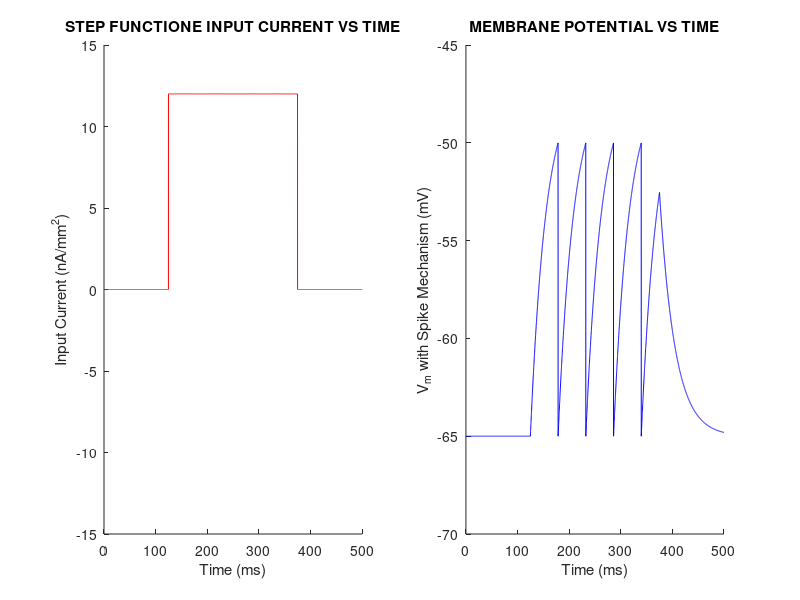

Reproduce this figure in MATLAB.
% THEORETICAL NEUROSCIENCE - EXERCISE 3 %
% SCHEYMA BAYRAK %

% LEAKY INTEGRATE & FIRE NEURON %

clear all;
T=500;                  % total time (ms)                 
dt=0.1;                 % time increment (ms)
i0=12;                  % amplitude of input currents (nA/mm^2)

t=0:dt:T;               % creating a time vector

a=length(t);            % input vector and time vectors having same length
b=(round(a/4));
ie=zeros(1,a);          % an imaginargy empty input current vector
ie(b:(3*b))=i0;         % modelling input current


subplot(1,2,1)
hold on
plot(t,ie, 'r')         % plotting time vs input current
title('STEP FUNCTIONE INPUT CURRENT VS TIME')
xlabel('Time (ms)')
ylabel('Input Current (nA/mm^2)')
axis([0 500 -15 15])

EL= -65;                % reversal potential (mV)
r= 1.5;                 % membrane resistance per unit area (M.ohm.mm^2)
c=20;                   % membrane capacitance per unit area (nF/mm^2)
tau=r*c;                % time constant = RC
t_s=[];                 % this vector is to be filled up with spike t
j=1;                    

V_res=-65;              % reset potential (mV)
V_th=-50;               % threshold potential (mV)
V_m=[EL];               % membrane potential vector, "V_m(1)=EL"
V_inf=EL+r*ie;          % equilibrium potential vector 

%% EULER'S METHOD FOR SIMPLE NUMERICAL INTEGRATION %%

for i=1:(a-1)
    dV=dt*(1/tau)*(V_inf(i)-V_m(i));
    V_m(i+1)=V_m(i)+dV;
    if V_m(i+1)>=V_th
        V_m(i+1)=V_res;
        t_s(j)=t(i);
        j=j+1;
        
    end
end

t_s
t_isi=t_s(2)-t_s(1);
r_isi=1/t_isi


subplot(1,2,2)
hold on
plot(t,V_m, 'b')
title('MEMBRANE POTENTIAL VS TIME')
xlabel('Time (ms)')
ylabel('V_m with Spike Mechanism (mV)')
axis([0 500 -70 -45 ])